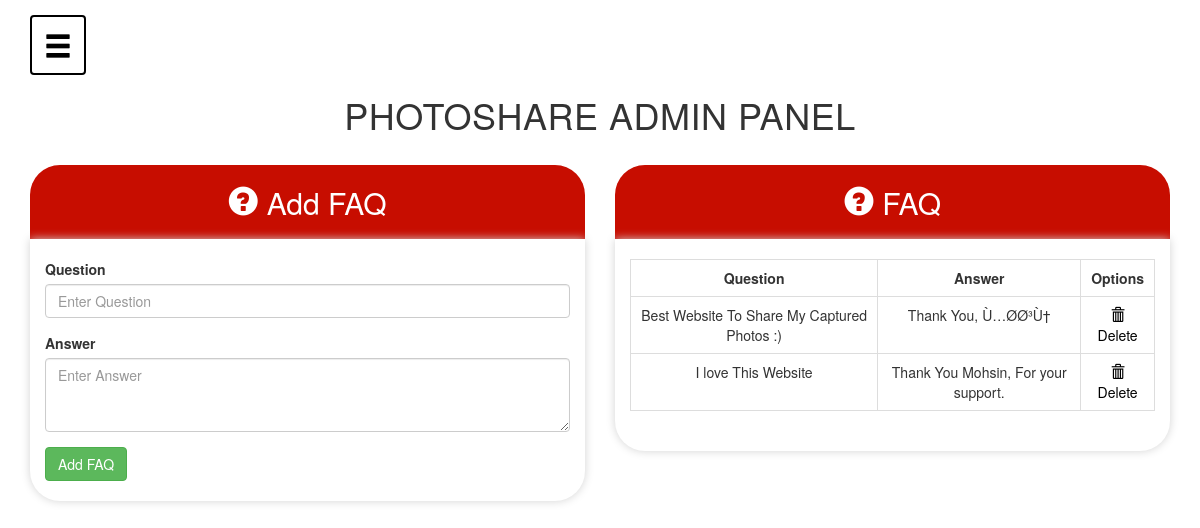
The page /FAQAdmin.php (signed in) on the database its author committed.
### tables this page shows
CREATE TABLE `faq` (
  `FAQ_ID` int(11) NOT NULL,
  `FAQ_Question` varchar(1000) NOT NULL,
  `FAQ_Answer` varchar(2000) NOT NULL,
  `FAQ_ByUser` int(11) NOT NULL,
  `FAQ_QuestionDate` varchar(70) NOT NULL,
  `FAQ_AnswerDate` varchar(70) NOT NULL
);

### FAQAdmin.php (the view, shortened to what this page needs)
<?php
require_once "connection.php";
?>
<!DOCTYPE html>
<html lang="en">
<head>
    <link rel="stylesheet" href="https://maxcdn.bootstrapcdn.com/bootstrap/3.4.0/css/bootstrap.min.css">
</head>
<body style="background-image: url('https://i2.wp.com/cftaft.com/wp-content/uploads/2016/03/white-background-wallpaper-2956247.jpg?ssl=1');background-size: cover;;background-repeat: no-repeat;background-attachment: fixed;background-position: center">
<?php
if(!empty($_SESSION['useremail'])) {
?>
        <div id="wrapper">
            <div id="page-content-wrapper">
            <div class="container-fluid">
                <div class="row">
                <div class="col-lg-12">
                    <a href="#" title="Show/Hide Menu" class="btn" id="menu-toggle" style="background-color: white;border:2px solid black;padding-top: 10px;"><span class="glyphicon glyphicon-menu-hamburger"></span></a>
                    <h1 class="text-center" style="letter-spacing: 0.5px;">PHOTOSHARE ADMIN PANEL</h1>
                </div>
                    <div class="col-lg-6">
                    <h2 class="text-center" style="background-color: #c70d00;color:white;padding:20px;width: 100%;border-top-right-radius: 30px;border-top-left-radius: 30px"><span class="glyphicon glyphicon-question-sign"></span> Add FAQ</h2>
                        <div class="col-lg-12" style="height:100%;background-color: white;box-shadow: 0px 0px 10px lightgray;margin-top: -10px;border-bottom-right-radius: 30px;border-bottom-left-radius: 30px;padding-top: 20px;padding-bottom: 20px">
                        <form action="FAQAdmin.php?id=<?php echo $_GET['id'] ?>" method="post">
                        <div class="form-group">
                            <label for="Question">Question</label>
                            <input id="Question" class="form-control" type="text" name="Question" placeholder="Enter Question">
                        </div>
                        <div class="form-group">
                            <label for="Answer">Answer</label>
                            <textarea id="Answer" class="form-control" name="Answer" rows="3" placeholder="Enter Answer"></textarea>
                        </div>
                        <input type="submit" value="Add FAQ" class="btn btn-success" name="addfaq">
                        </form>
                        </div>
                    </div>
                    <div class="col-lg-6">
                    <h2 class="text-center" style="background-color: #c70d00;color:white;padding:20px;width: 100%;border-top-right-radius: 30px;border-top-left-radius: 30px"><span class="glyphicon glyphicon-question-sign"></span> FAQ</h2>
                        <div class="col-lg-12" style="height:100%;background-color: white;box-shadow: 0px 0px 10px lightgray;margin-top: -10px;border-bottom-right-radius: 30px;border-bottom-left-radius: 30px;padding-top: 20px;padding-bottom: 20px">
                                <table class="table table-hover table-bordered">
                                <tr>
                                    <th style="text-align: center">Question</th>
                                    <th style="text-align: center">Answer</th>
                                    <th style="text-align: center" colspan="2">Options</th>
                                </tr>
                                <?php
                                    $faq="select * from faq";
                                    $faqres=$con->query($faq);
                                    foreach($faqres as $faqrow) {
                                ?>
                                    <tr>
                                        <td style="text-align: center"><?php echo $faqrow['FAQ_Question'] ?></td>
                                        <td style="text-align: center"><?php echo $faqrow['FAQ_Answer'] ?></td>
                                        <td style="text-align: center">
                                            <a style="cursor: pointer;color:black" href="FAQAdmin.php?id=<?php echo $_GET['id']; ?>&faqid=<?php echo $faqrow['FAQ_ID'] ?>"><span class="glyphicon glyphicon-trash"></span> Delete</a>
                                        </td>
                                    </tr>
                                <?php
                                    }
                                ?>
                            </table>
                        </div>
                    </div>
                </div>
            </div>
            </div>
        </div>
<?php
}
else {
    echo "<script> window.location='Login.php';</script>";
}
 ?>
</body>
</html>

### FAQAdmin.php (style rules this page uses)
a { color:black; }
#page-content-wrapper { width: 100%; position: absolute; padding:15px; transition:all .5s; }
#menu-toggle { transition:all .3s; font-size:2em; }

### rows shown on the page
faq: FAQ_Question "Best Website To Share My Captured Photos :)", FAQ_Answer "Thank You, Ù…Ø­Ø³Ù†"
faq: FAQ_Question "I love This Website", FAQ_Answer "Thank You Mohsin, For your support."
